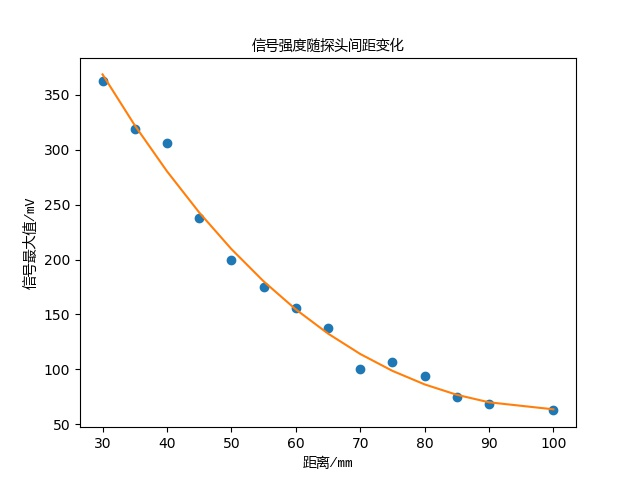

Reproduce this figure in Python.
import os
import math
import csv

import numpy as np
from scipy import signal
from scipy.interpolate import spline
from scipy import optimize
import matplotlib.pyplot as plt
import matplotlib

t = []
s = []
d = []
dfont = matplotlib.font_manager.FontProperties(fname='C:/Windows/Fonts/YaHei Consolas Hybrid.ttf')

root = 'lab/data/171128/plate2/100Vpp10pXmm20mm40mm14'
for i in os.listdir(root):
    d.append(int(i.split('.')[0]))
    with open(os.path.join(root, i)) as csvfile:
        reader = csv.reader(csvfile)
        rows = [row for row in reader]
    rows = np.array(rows[2:])[:,:3].astype('float64')
    t.append(0.5*rows[:,0])
    s.append(1000*rows[:,2])

v = []
for (i, k) in zip(t, s):
    v.append(max(k))

z = np.polyfit(d, v, 3)
p = np.poly1d(z)

#dn = np.linspace(min(d), max(d), 20)
#vn = spline(d, v, dn)
#plt.plot(dn, vn)

plt.plot(d, v, 'o')
plt.plot(d, p(d))
plt.title('信号强度随探头间距变化', fontproperties=dfont)
plt.xlabel('距离/mm', fontproperties=dfont)
plt.ylabel('信号最大值/mV', fontproperties=dfont)
plt.show()

#b, a = signal.butter(3, 0.2, 'low')
#sf = signal.filtfilt(b, a, data[:,2])
